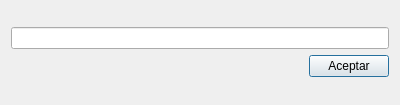
<?xml version="1.0" encoding="UTF-8"?>
<ui version="4.0">
 <class>DialogStreaming</class>
 <widget class="QDialog" name="DialogStreaming">
  <property name="geometry">
   <rect>
    <x>0</x>
    <y>0</y>
    <width>400</width>
    <height>105</height>
   </rect>
  </property>
  <property name="windowTitle">
   <string>Dialog</string>
  </property>
  <layout class="QGridLayout" name="gridLayout_2">
   <item row="0" column="0">
    <layout class="QGridLayout" name="gridLayout">
     <item row="1" column="1">
      <widget class="QPushButton" name="pushButton">
       <property name="text">
        <string>Aceptar</string>
       </property>
      </widget>
     </item>
     <item row="1" column="0">
      <spacer name="horizontalSpacer">
       <property name="orientation">
        <enum>Qt::Horizontal</enum>
       </property>
       <property name="sizeHint" stdset="0">
        <size>
         <width>40</width>
         <height>20</height>
        </size>
       </property>
      </spacer>
     </item>
     <item row="0" column="0" colspan="2">
      <widget class="QLineEdit" name="lineEdit"/>
     </item>
    </layout>
   </item>
  </layout>
 </widget>
 <resources/>
 <connections/>
</ui>
